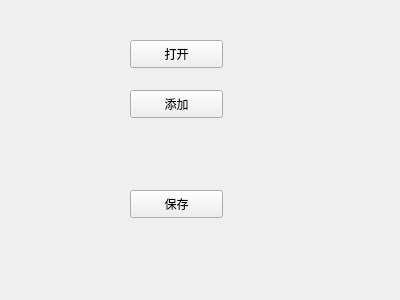
<?xml version="1.0" encoding="UTF-8"?>
<ui version="4.0">
 <class>GoodsManage</class>
 <widget class="QWidget" name="GoodsManage">
  <property name="geometry">
   <rect>
    <x>0</x>
    <y>0</y>
    <width>400</width>
    <height>300</height>
   </rect>
  </property>
  <property name="windowTitle">
   <string>Form</string>
  </property>
  <widget class="QPushButton" name="openBtn">
   <property name="geometry">
    <rect>
     <x>130</x>
     <y>40</y>
     <width>93</width>
     <height>28</height>
    </rect>
   </property>
   <property name="text">
    <string>打开</string>
   </property>
  </widget>
  <widget class="QPushButton" name="addBtn">
   <property name="geometry">
    <rect>
     <x>130</x>
     <y>90</y>
     <width>93</width>
     <height>28</height>
    </rect>
   </property>
   <property name="text">
    <string>添加</string>
   </property>
  </widget>
  <widget class="QPushButton" name="saveBtn">
   <property name="geometry">
    <rect>
     <x>130</x>
     <y>190</y>
     <width>93</width>
     <height>28</height>
    </rect>
   </property>
   <property name="text">
    <string>保存</string>
   </property>
  </widget>
 </widget>
 <resources/>
 <connections/>
</ui>
